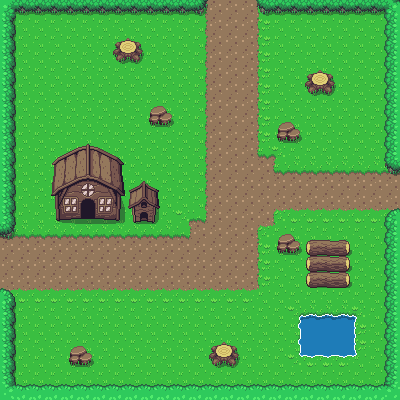

Below is a game level as drawn by its tile map, then a one-line description and the .tmx file that defines it, in full:
An orthogonal 25x25 tile map with 16x16 px tiles, 2 tile layers (Ground, Collision) and 18 objects.

<map version="1.2" tiledversion="1.2.4" orientation="orthogonal" renderorder="right-down" width="25" height="25" tilewidth="16" tileheight="16" infinite="0" nextlayerid="4" nextobjectid="20">
 <tileset firstgid="1" source="path.tsx" />
 <layer id="1" name="Ground" width="25" height="25">
  <data encoding="csv">
1,1,1,1,1,1,1,1,1,1,1,1,1201,1202,1202,1202,1203,1,1,1,1,1,1,1,1,
1,1,1,1,1,1,1,1,1,1,1,1,1201,1202,1202,1202,1203,1,1,1,1,1,1,1,1,
1,1,1,1,1,1,1,1,1,1,1,1,1201,1202,1202,1202,1203,1,1,1,1,1,1,1,1,
1,1,1,1,1,1,1,1,1,1,1,1,1201,1202,1202,1202,1203,1,1,1,1,1,1,1,1,
1,1,1,1,1,1,1,1,1,1,1,1,1201,1202,1202,1202,1203,1,1,1,1,1,1,1,1,
1,1,1,1,1,1,1,1,1,1,1,1,1201,1202,1202,1202,1203,1,1,1,1,1,1,1,1,
1,1,1,1,1,1,1,1,1,1,1,1,1201,1202,1202,1202,1203,1,1,1,1,1,1,1,1,
1,1,1,1,1,1,1,1,1,1,1,1,1201,1202,1202,1202,1203,1,1,1,1,1,1,1,1,
1,1,1,1,1,1,1,1,1,1,1,1,1201,1202,1202,1202,1203,1,1,1,1,1,1,1,1,
1,1,1,1,1,1,1,1,1,1,1,1,1201,1202,1202,1202,1321,1163,1,1,1,1,1,1,1,
1,1,1,1,1,1,1,1,1,1,1,1,1201,1202,1202,1202,1202,1321,1162,1162,1162,1162,1162,1162,1162,
1,1,1,1,1,1,1,1,1,1,1,1,1201,1202,1202,1202,1202,1202,1202,1202,1202,1202,1202,1202,1202,
1,1,1,1,1,1,1,1,1,1,1,1,1201,1202,1202,1202,1202,1202,1202,1202,1202,1202,1202,1202,1202,
1,1,1,1,1,1,1,1,1,1,1,1161,1322,1202,1202,1202,1202,1281,1242,1242,1242,1242,1242,1242,1242,
1162,1162,1162,1162,1162,1162,1162,1162,1162,1162,1162,1322,1202,1202,1202,1202,1281,1243,1,1,1,1,1,1,1,
1202,1202,1202,1202,1202,1202,1202,1202,1202,1202,1202,1202,1202,1202,1202,1202,1203,1,1,1,1,1,1,1,1,
1202,1202,1202,1202,1202,1202,1202,1202,1202,1202,1202,1202,1202,1202,1202,1202,1203,1,1,1,1,1,1,1,1,
1202,1202,1202,1202,1202,1202,1202,1202,1202,1202,1202,1202,1202,1202,1202,1202,1203,1,1,1,1,1,1,1,1,
1242,1242,1242,1242,1242,1242,1242,1242,1242,1242,1242,1242,1242,1242,1242,1242,1243,1,1,1,1,1,1,1,1,
1,1,1,1,1,1,1,1,1,1,1,1,1,1,1,1,1,1,1,1,1,1,1,1,1,
1,1,1,1,1,1,1,1,1,1,1,1,1,1,1,1,1,1,1,1,1,1,1,1,1,
1,1,1,1,1,1,1,1,1,1,1,1,1,1,1,1,1,1,1,1,1,1,1,1,1,
1,1,1,1,1,1,1,1,1,1,1,1,1,1,1,1,1,1,1,1,1,1,1,1,1,
1,1,1,1,1,1,1,1,1,1,1,1,1,1,1,1,1,1,1,1,1,1,1,1,1,
1,1,1,1,1,1,1,1,1,1,1,1,1,1,1,1,1,1,1,1,1,1,1,1,1
</data>
 </layer>
 <layer id="2" name="Collision" width="25" height="25">
  <data encoding="csv">
765,766,766,766,766,766,766,766,766,766,766,766,687,0,0,0,686,766,766,766,766,766,766,766,688,
728,0,0,0,0,0,0,0,0,0,0,0,0,0,0,0,0,0,0,0,0,0,0,0,727,
728,0,0,0,0,0,0,152,153,0,0,0,0,0,0,0,0,0,0,0,0,0,0,0,727,
728,0,0,0,0,0,0,192,193,0,0,0,0,0,0,0,0,0,0,0,0,0,0,0,727,
728,0,0,0,0,0,0,0,0,0,0,0,0,0,0,0,0,0,0,152,153,0,0,0,727,
728,0,0,0,0,0,0,0,0,0,0,0,0,0,0,0,0,0,0,192,193,0,0,0,727,
728,0,0,0,0,0,0,0,0,45,46,0,0,0,0,0,0,0,0,0,0,0,0,0,727,
728,0,0,0,0,0,0,0,0,85,86,0,0,0,0,0,0,45,46,0,0,0,0,0,727,
728,0,0,0,0,0,0,0,0,0,0,0,0,0,0,0,0,85,86,0,0,0,0,0,727,
728,0,0,7,8,9,10,11,0,0,0,0,0,0,0,0,0,0,0,0,0,0,0,0,727,
728,0,0,47,48,49,50,51,0,0,0,0,0,0,0,0,0,0,0,0,0,0,0,0,686,
728,0,0,87,88,89,90,91,214,215,0,0,0,0,0,0,0,0,0,0,0,0,0,0,0,
728,0,0,127,128,129,130,131,254,255,0,0,0,0,0,0,0,0,0,0,0,0,0,0,0,
728,0,0,167,168,169,170,171,294,295,0,0,0,0,0,0,0,0,0,0,0,0,0,0,646,
687,0,0,0,0,0,0,0,0,0,0,0,0,0,0,0,0,45,46,0,0,0,0,0,727,
0,0,0,0,0,0,0,0,0,0,0,0,0,0,0,0,0,85,86,204,205,206,0,0,727,
0,0,0,0,0,0,0,0,0,0,0,0,0,0,0,0,0,0,0,204,205,206,0,0,727,
0,0,0,0,0,0,0,0,0,0,0,0,0,0,0,0,0,0,0,204,205,206,0,0,727,
647,0,0,0,0,0,0,0,0,0,0,0,0,0,0,0,0,0,0,0,0,0,0,0,727,
728,0,0,0,0,0,0,0,0,0,0,0,0,0,0,0,0,0,243,244,244,244,245,0,727,
728,0,0,0,0,0,0,0,0,0,0,0,0,0,0,0,0,0,283,284,284,284,285,0,727,
728,0,0,0,45,46,0,0,0,0,0,0,0,152,153,0,0,0,283,284,284,284,285,0,727,
728,0,0,0,85,86,0,0,0,0,0,0,0,192,193,0,0,0,323,324,324,324,325,0,727,
728,0,0,0,0,0,0,0,0,0,0,0,0,0,0,0,0,0,0,0,0,0,0,0,727,
645,726,726,726,726,726,726,726,726,726,726,726,726,726,726,726,726,726,726,726,726,726,726,726,644
</data>
 </layer>
 <objectgroup id="3" name="Collision mask">
  <object id="1" x="0" y="0" width="16" height="239.333" />
  <object id="2" x="17" y="0" width="191" height="15.3333" />
  <object id="3" x="256" y="0" width="143.333" height="16.3333" />
  <object id="4" x="384" y="16" width="16.3333" height="159.667" />
  <object id="5" x="384" y="208.667" width="15.6667" height="191.333" />
  <object id="6" x="0" y="384" width="384.333" height="16" />
  <object id="7" x="0.333333" y="288" width="15.3333" height="95.3333" />
  <object id="8" x="304" y="240.333" width="48" height="47.3333" />
  <object id="9" x="128" y="36">
   <polygon points="0,0 4,4 11.3333,6.66667 11.6667,9.33333 10.6667,10.3333 14.3333,14.6667 13.6667,18.3333 11.3333,18.6667 13,23.3333 8.66667,25.3333 1.33333,22.3333 -1,22.3333 -8.66667,25.6667 -12.6667,23.6667 -12,19.6667 -15.3333,17.6667 -15.3333,15.3333 -11.6667,13 -13.3333,8.66667 -11,6.33333 -4.66667,4.66667" />
  </object>
  <object id="10" x="320" y="69">
   <polygon points="0,0 3.66667,4 10,5.66667 12.3333,8 10.3333,9.66667 14.3333,12.6667 13.6667,16.6667 12.3333,17 11.6667,22 8,24 3.33333,21.3333 1.66667,20.3333 -1.33333,20.3333 -8.66667,24.3333 -11,22.6667 -11.6667,19 -15.3333,16.3333 -14,12.6667 -11.6667,12 -12.3333,8.33333 -11,5.33333 -5.33333,4.33333" />
  </object>
  <object id="11" x="151" y="109.333">
   <polygon points="0,0 8.33333,-3.66667 12.6667,-2.66667 15.3333,1.33333 20.6667,4.66667 21.3333,11 17.6667,14.6667 10.3333,15.6667 0,14 -3,9 -1,7" />
  </object>
  <object id="12" x="278.667" y="126">
   <polygon points="0,0 4.66667,-3.66667 11.3333,-3.66667 15.6667,-0.333333 15.3333,3 19.3333,4 21.6667,6 20.6667,8.66667 20.6667,11.6667 16,15 11,14.3333 1.33333,15.6667 -1.33333,11.6667 -2.33333,8.66667 -0.666667,6.66667" />
  </object>
  <object id="13" x="278.667" y="237">
   <polygon points="0,0 6.66667,-3 12.6667,-3.66667 14.6667,1 15,4 18.6667,3.66667 20.6667,7 21.3333,11.6667 15.3333,16 9.66667,15.3333 7.66667,14.3333 2.66667,16.3333 -0.333333,16 -2.66667,11.3333 -0.666667,7.33333" />
  </object>
  <object id="14" x="223.667" y="340.667">
   <polygon points="0,0 3.33333,3.66667 11.3333,5 12.6667,8.33333 11,11 15,14 15,17.6667 13,20.3333 11.6667,25.3333 7.33333,24.6667 3,23.6667 2,23 -1.33333,22.6667 -4.33333,25 -9.66667,26 -12,23.3333 -12,19.3333 -15.6667,17 -14.3333,14 -11.6667,11.3333 -13.3333,7.33333 -10.3333,4.66667 -5.66667,4.33333 -3,3.33333" />
  </object>
  <object id="15" x="70.6667" y="348.333">
   <polygon points="0,0 8.33333,-2.66667 13.6667,-2 15,2 15.6667,4 20,5.33333 21.3333,8.33333 21,12 19.6667,14 15.6667,16.3333 11,16.6667 8.33333,15.6667 4.33333,17 0,17.3333 -1.33333,12.6667 -2,10.6667 -0.333333,8.66667 -1,4.33333" />
  </object>
  <object id="16" x="298" y="311.333" width="59.6667" height="46.6667" />
  <object id="18" x="87.6667" y="143.333">
   <polygon points="0,0 2.66667,2.66667 14,5.33333 27.3333,12 33,16.6667 35.6667,19.6667 36.6667,21 33.6667,21.6667 37.3333,50.3333 37,53 32.6667,53 32.6667,76 7.66667,75.6667 8,54.6667 -7,54.3333 -6.66667,75 -27.6667,77 -31.3333,77 -32.6667,65 -32.6667,51.3333 -37.6667,51.3333 -35.3333,48.3333 -34,30.3333 -33.6667,20.6667 -36.3333,20.3333 -34.3333,17.6667 -23.3333,10.3333 -10.3333,4" />
  </object>
  <object id="19" x="144.667" y="179">
   <polygon points="0,0 2,4.33333 13.6667,10.6667 13.6667,15.3333 14.3333,27.3333 14.3333,29.3333 11.3333,30 10,42.6667 3,42.6667 2.66667,34 -4,33.6667 -4,42 -9.66667,42.6667 -12,42 -13,31 -11.6667,28.6667 -16.6667,29.3333 -16.6667,25.6667 -14.6667,14.6667 -16,12 -14,10 -7.66667,7 -2.66667,3.33333" />
  </object>
 </objectgroup>
</map>
